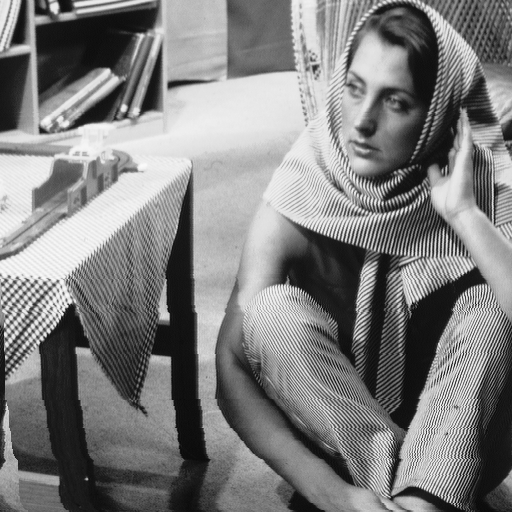
#> input picture dataset/barbara_gray.bmp, 512 x 512 px
$ python steganography.py   (Python 2 division)   (older library calls are emulated)
#> lines starting #> are read from the running program, lines starting #| are printed output that depends on the picture; after the words box and inside, x2 and y2 are one past the last pixel; in counts of white or black regions, pixels touching at a corner belong together
import cv2
import numpy as np
from random import randint

#Extracting the image and printing the pixels
img = cv2.imread("dataset/barbara_gray.bmp", 0)
#> img is the input picture: shape (512, 512); min 7, max 250, mean 126.6
img = cv2.blur(img,(17,17))
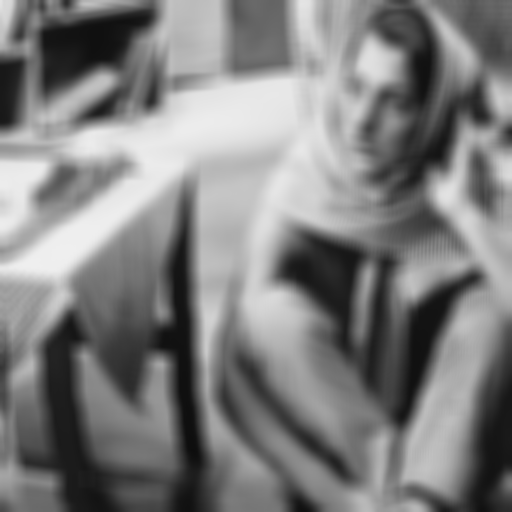
#> img: shape (512, 512); min 13, max 239, mean 126.6
# [7 lines of commented-out code are left out]
pixel = np.zeros((img.shape[0],img.shape[1],8),dtype=np.int)
for i in range(img.shape[0]):
    for j in range(img.shape[1]):
        for k in range(8):
            pixel[i,j,k] = int((img[i,j]/(2**k))%2)

#The encryption key
e_key = 127
encr_key = np.zeros((8))
for i in range(8):
    encr_key[i] = int((e_key/(2**i))%2)

#Encrypting the image
encr_pixel = np.zeros((img.shape[0],img.shape[1],8),dtype=np.int)
for i in range(img.shape[0]):
    for j in range(img.shape[1]):
        for k in range(8):
            if(pixel[i,j,k]==encr_key[k]):
                encr_pixel[i,j,k] = 0
            else:
                encr_pixel[i,j,k] = 1

#converting binary values of image into decimal
encr_img = np.zeros((img.shape[0],img.shape[1]),dtype=np.int)
for i in range(img.shape[0]):
    for j in range(img.shape[1]):
        sum = 0
        for k in range(8):
            sum = sum + (encr_pixel[i,j,k]*(2**k))
        encr_img[i,j] = sum
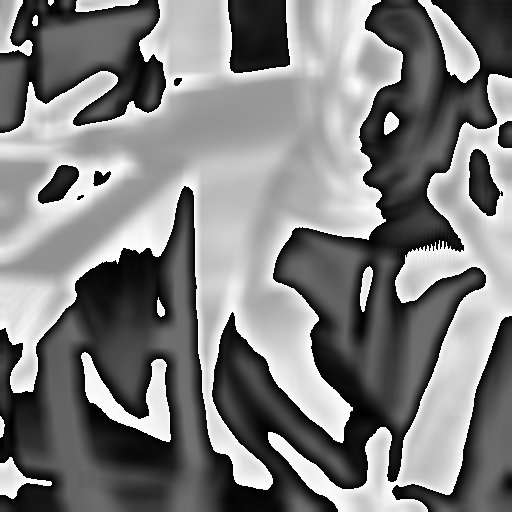
#> encr_img: shape (512, 512) int64; min 0, max 255, mean 126.4

cv2.imwrite('encrypted_img.bmp',encr_img)

#difference between bits
diff = np.zeros((img.shape[0]/2,img.shape[1]/2,3),dtype=np.int)
for i in range(0,img.shape[0],2):
    for j in range(0,img.shape[1],2):
        diff[i/2,j/2,0] = encr_img[i,j+1] - encr_img[i,j]
        diff[i/2,j/2,1] = encr_img[i+1,j] - encr_img[i,j]
        diff[i/2,j/2,2] = encr_img[i+1,j+1] - encr_img[i,j]
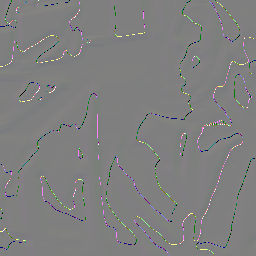
#> diff: shape (256, 256, 3) int64; mean of channels 0, 1, 2 -0.1, 0.1, -0.1; drawn with min black and max white
for i in range(img.shape[0]/2):
    for j in range(img.shape[1]/2):
        for k in range(3):
            if(diff[i,j,k] > 10):
                diff[i,j,k] = 10
            if(diff[i,j,k] < -10):
                diff[i,j,k] = -10
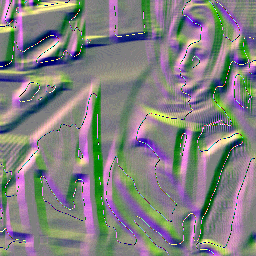
#> diff: shape (256, 256, 3) int64; 6.21% of pixels changed, all inside (x1, y1, x2, y2) = (0, 0, 256, 255); drawn with min black and max white

#RLC compression
rlc = np.zeros((img.shape[0]/2,img.shape[1]/2,3,2), dtype=np.int)
for i in range(img.shape[0]/2):
    for j in range(img.shape[1]/2):
        loopcount = 0
        for k in range(3):
            if (diff[i,j,k]!=0):
                count = 0
                index = k-1
                while (diff[i,j,index]==0 and index>=0):
                    count += 1
                    index -= 1
                rlc[i,j,loopcount,0]=count
                rlc[i,j,loopcount,1]=diff[i,j,k]
                loopcount += 1

#huffman table
huffman_code_length = np.zeros((3,11),dtype=np.int)
huffman_table = np.chararray((3,11),itemsize=16)

huffman_code_length[0,0] = 4
huffman_code_length[0,1] = 2
huffman_code_length[0,2] = 2
huffman_code_length[0,3] = 3
huffman_code_length[0,4] = 4
huffman_code_length[0,5] = 5
huffman_code_length[0,6] = 7
huffman_code_length[0,7] = 8
huffman_code_length[0,8] = 10
huffman_code_length[0,9] = 16
huffman_code_length[0,10] = 16
huffman_code_length[1,1] = 4
huffman_code_length[1,2] = 5
huffman_code_length[1,3] = 7
huffman_code_length[1,4] = 9
huffman_code_length[1,5] = 11
huffman_code_length[1,6] = 16
huffman_code_length[1,7] = 16
huffman_code_length[1,8] = 16
huffman_code_length[1,9] = 16
huffman_code_length[1,10] = 16
huffman_code_length[2,1] = 5
huffman_code_length[2,2] = 8
huffman_code_length[2,3] = 10
huffman_code_length[2,4] = 12
huffman_code_length[2,5] = 16
huffman_code_length[2,6] = 16
huffman_code_length[2,7] = 16
huffman_code_length[2,8] = 16
huffman_code_length[2,9] = 16
huffman_code_length[2,10] = 16

huffman_table[0,0] = '1010'
huffman_table[0,1] = '00'
huffman_table[0,2] = '01'
huffman_table[0,3] = '100'
huffman_table[0,4] = '1011'
huffman_table[0,5] = '11010'
huffman_table[0,6] = '1111000'
huffman_table[0,7] = '11111000'
huffman_table[0,8] = '1111110110'
huffman_table[0,9] = '1111111110000010'
huffman_table[0,10] = '1111111110000011'
huffman_table[1,1] = '1100'
huffman_table[1,2] = '11011'
huffman_table[1,3] = '1111001'
huffman_table[1,4] = '111110110'
huffman_table[1,5] = '11111110110'
huffman_table[1,6] = '1111111110000100'
huffman_table[1,7] = '1111111110000101'
huffman_table[1,8] = '1111111110000110'
huffman_table[1,9] = '1111111110000111'
huffman_table[1,10] = '1111111110001000'
huffman_table[2,1] = '11100'
huffman_table[2,2] = '11111001'
huffman_table[2,3] = '1111110111'
huffman_table[2,4] = '111111110100'
huffman_table[2,5] = '1111111110001001'
huffman_table[2,6] = '1111111110001010'
huffman_table[2,7] = '1111111110001011'
huffman_table[2,8] = '1111111110001100'
huffman_table[2,9] = '1111111110001101'
huffman_table[2,10] = '1111111110001110'

#huffman coding
huffman = np.chararray((img.shape[0]/2,img.shape[1]/2),itemsize=50)
huffman_length = np.zeros((img.shape[0]/2,img.shape[1]/2),dtype=np.int)
threshold_set = np.zeros((img.shape[0]/2,img.shape[1]/2),dtype=np.int)
l_threshold = 0
m_threshold = 0
rlc_sign_len = 0
for i in range(img.shape[0]/2):
    for j in range(img.shape[1]/2):
        huffman[i,j] = ""
        huffman_length[i,j] = 0
        index = 0
        count1 = 0
        while (index<=2 and rlc[i,j,index,1]!=0):
#> (the run stopped early here; a loop or call above may not have finished)
